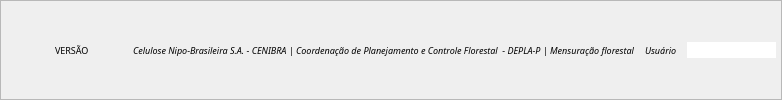
     <widget class="QFrame" name="Footer">
      <property name="sizePolicy">
       <sizepolicy hsizetype="Preferred" vsizetype="Preferred">
        <horstretch>0</horstretch>
        <verstretch>0</verstretch>
       </sizepolicy>
      </property>
      <property name="frameShape">
       <enum>QFrame::StyledPanel</enum>
      </property>
      <property name="frameShadow">
       <enum>QFrame::Raised</enum>
      </property>
      <layout class="QHBoxLayout" name="horizontalLayout_3">
       <property name="spacing">
        <number>10</number>
       </property>
       <property name="leftMargin">
        <number>5</number>
       </property>
       <property name="topMargin">
        <number>5</number>
       </property>
       <property name="rightMargin">
        <number>5</number>
       </property>
       <property name="bottomMargin">
        <number>5</number>
       </property>
       <item>
        <widget class="QPushButton" name="toggle_button">
         <property name="minimumSize">
          <size>
           <width>0</width>
           <height>0</height>
          </size>
         </property>
         <property name="font">
          <font>
           <pointsize>8</pointsize>
          </font>
         </property>
         <property name="text">
          <string/>
         </property>
         <property name="flat">
          <bool>true</bool>
         </property>
        </widget>
       </item>
       <item>
        <widget class="QLabel" name="label_2">
         <property name="font">
          <font>
           <family>Poppins Light</family>
           <pointsize>7</pointsize>
          </font>
         </property>
         <property name="text">
          <string>VERSÃO</string>
         </property>
        </widget>
       </item>
       <item>
        <widget class="QLabel" name="label_16">
         <property name="text">
          <string/>
         </property>
         <property name="pixmap">
          <pixmap resource="../Icons/icons.qrc">:/svg/Country=brazil.svg</pixmap>
         </property>
        </widget>
       </item>
       <item>
        <widget class="QLabel" name="label_17">
         <property name="text">
          <string/>
         </property>
         <property name="pixmap">
          <pixmap resource="../Icons/icons.qrc">:/svg/Country=japan.svg</pixmap>
         </property>
        </widget>
       </item>
       <item>
        <widget class="QLabel" name="label_54">
         <property name="font">
          <font>
           <family>Poppins Light</family>
           <pointsize>7</pointsize>
           <italic>true</italic>
          </font>
         </property>
         <property name="text">
          <string>Celulose Nipo-Brasileira S.A. - CENIBRA | Coordenação de Planejamento e Controle Florestal  - DEPLA-P | Mensuração florestal</string>
         </property>
        </widget>
       </item>
       <item>
        <widget class="QLabel" name="label_55">
         <property name="font">
          <font>
           <family>Poppins Light</family>
           <pointsize>7</pointsize>
           <italic>true</italic>
          </font>
         </property>
         <property name="text">
          <string>Usuário</string>
         </property>
        </widget>
       </item>
       <item>
        <widget class="QLineEdit" name="label_base">
         <property name="enabled">
          <bool>true</bool>
         </property>
         <property name="font">
          <font>
           <family>Poppins Light</family>
           <pointsize>7</pointsize>
          </font>
         </property>
         <property name="styleSheet">
          <string notr="true">background-color: rgb(255, 255, 255);</string>
         </property>
         <property name="text">
          <string/>
         </property>
         <property name="frame">
          <bool>false</bool>
         </property>
         <property name="readOnly">
          <bool>true</bool>
         </property>
        </widget>
       </item>
      </layout>
     </widget>
